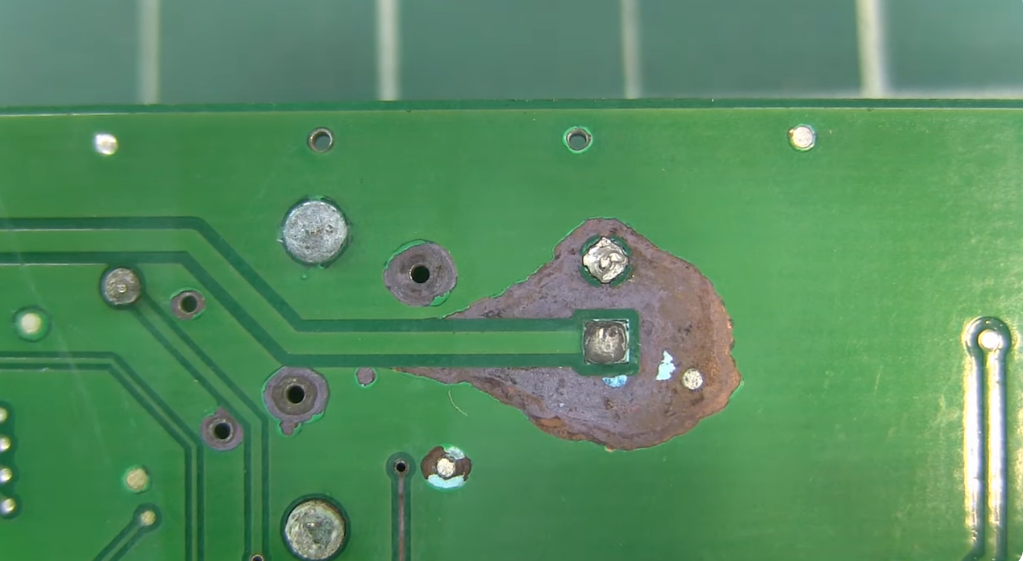
#> input picture cvdir/img/PCB-Manufacturing-Defects.png, 1025 x 561 px
$ jupyter execute img_transform.ipynb
#> lines starting #> are read from the running program, lines starting #| are printed output that depends on the picture
[cell 1]
import cv2
import numpy as np

[cell 2]
img = cv2.imread('./img/PCB-Manufacturing-Defects.png')
#> img is the input picture: shape (561, 1025, 3); mean B, G, R 97, 139.7, 87.3
img = cv2.resize(img, (500, 250), interpolation=cv2.INTER_AREA)
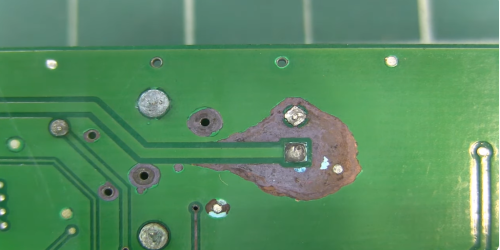
#> img: shape (250, 500, 3); mean B, G, R 97, 139.7, 87.3
rows,cols = img.shape[0:2]
#> rows = 250; cols = 500

[cell 3]
# ---① 라디안 각도 계산(60진법을 호도법으로 변경)
d45 = 45.0 * np.pi / 180    # 45도
d90 = 90.0 * np.pi / 180    # 90도

[cell 4]
# ---② 회전을 위한 변환 행렬 생성
m45 = np.float32( [[ np.cos(d45), -1* np.sin(d45), rows//2],
                    [np.sin(d45), np.cos(d45), -1*cols//4]])
m90 = np.float32( [[ np.cos(d90), -1* np.sin(d90), rows],
                    [np.sin(d90), np.cos(d90), 0]])
#> m90 = [[6.12e-17, -1, 250], [1, 6.12e-17, 0]]

[cell 5]
# ---③ 회전 변환 행렬 적용
r45 = cv2.warpAffine(img,m45,(cols,rows))
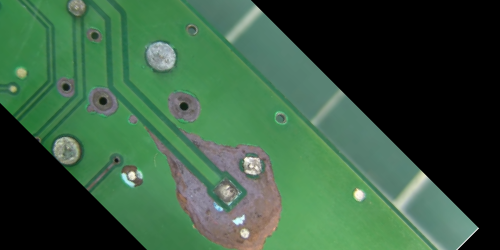
#> r45: shape (250, 500, 3); mean B, G, R 63.6, 89.3, 55.6
r90 = cv2.warpAffine(img,m90,(rows,cols))
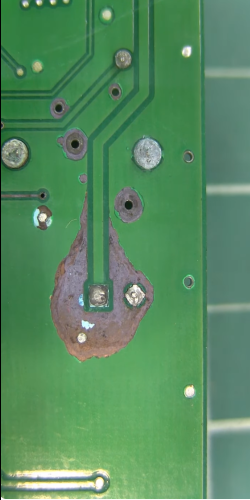
#> r90: shape (500, 250, 3); mean B, G, R 96.5, 139.1, 86.9

[cell 6]
r45.shape
#> Out = (250, 500, 3)

[cell 7]
# ---④ 결과 출력
cv2.imshow("origin", img)
cv2.imshow("45", r45)
cv2.imshow("90", r90)
cv2.waitKey(0)
cv2.destroyAllWindows()

[cell 8]
import cv2
import numpy as np

[cell 9]
img = cv2.imread('./img/PCB-Manufacturing-Defects.png')
img = cv2.resize(img, (500, 250), interpolation=cv2.INTER_AREA)
rows,cols = img.shape[0:2]

#---① 회전을 위한 변환 행렬 구하기
# 회전축:중앙, 각도:45, 배율:0.5
m45 = cv2.getRotationMatrix2D((cols/2,rows/2),45,0.5)
# 회전축:중앙, 각도:90, 배율:1.5
m90 = cv2.getRotationMatrix2D((cols/2,rows/2),90,1.5)

[cell 10]
center = (cols // 2, rows // 2)
#> center = (250, 125)
cos_a = np.abs(m90[0, 0])
sin_a = np.abs(m90[0, 1])
# 변환시킨 이미지의 가로 세로 길이를 구한다
new_w = int((rows * sin_a) + (cols * cos_a))
new_h = int((rows * cos_a) + (cols * sin_a))

[cell 11]
print(new_w, new_h)
#| 375 750

[cell 12]
# 중심축 맞추기
m90[0, 2] += (new_w / 2) - center[0]
m90[1, 2] += (new_h / 2) - center[1]

[cell 13]
center = (cols // 2, rows // 2)
cos_a2= np.abs(m45[0, 0])
sin_a2 = np.abs(m45[0, 1])
# 변환시킨 이미지의 가로 세로 길이를 구한다
new_w2 = int((rows * sin_a2) + (cols * cos_a2))
new_h2 = int((rows * cos_a2) + (cols * sin_a2))

[cell 14]
# 중심축 맞추기
m45[0, 2] += (new_w2 / 2) - center[0]
m45[1, 2] += (new_h2 / 2) - center[1]

[cell 15]
#---② 변환 행렬 적용
img45 = cv2.warpAffine(img, m45,(new_w2, new_h2))
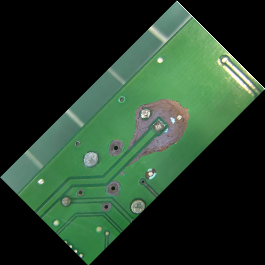
#> img45: shape (265, 265, 3); mean B, G, R 43.2, 62.2, 38.9
img90 = cv2.warpAffine(img, m90,(new_w, new_h))
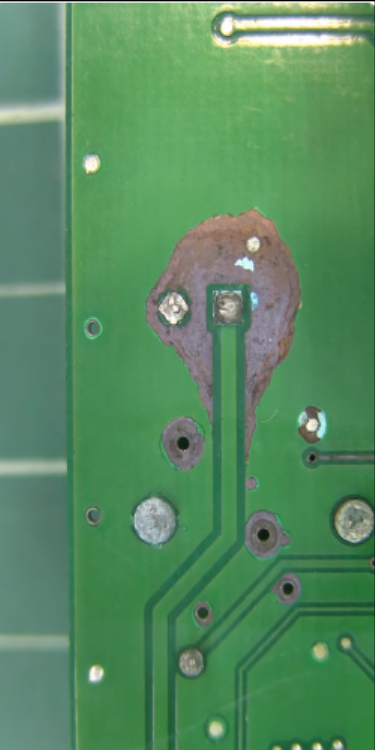
#> img90: shape (750, 375, 3); mean B, G, R 96.7, 139.3, 87.1
